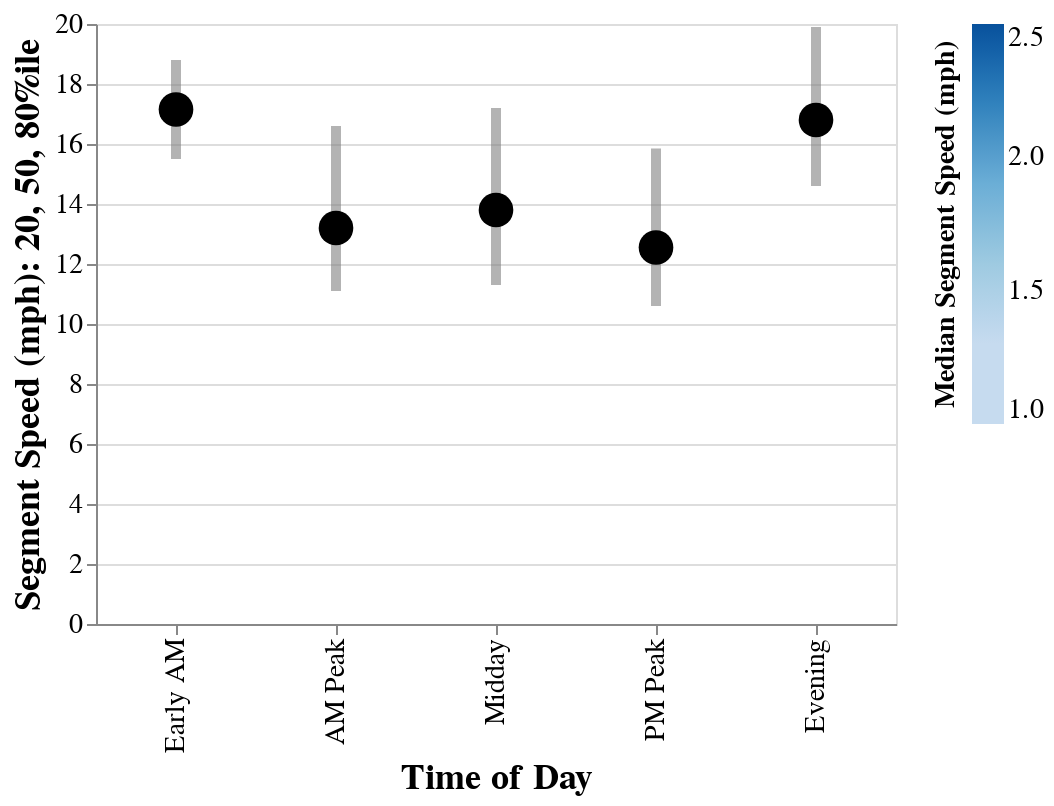

The notebook cell this image was saved under:
### Code cell
speedmap_utils.chart_speeds_by_time_period(speedmap_segs)

### Figure 1 — Vega-Lite specification as saved in the notebook (floating-point values rounded to 4 significant figures)
{"config": {"view": {"continuousWidth": 300, "continuousHeight": 300}, "axis": {"labelFontSize": 14, "titleFontSize": 18}, "legend": {"labelFontSize": 14, "labelOffset": 100, "titleFontSize": 14, "titleLimit": 250, "titleOrient": "left"}}, "layer": [{"mark": {"type": "errorbar", "color": "gray", "opacity": 0.6, "thickness": 5}, "encoding": {"tooltip": [{"field": "p20_mph", "title": "p20 mph", "type": "quantitative"}, {"field": "p50_mph", "title": "p50 mph", "type": "quantitative"}, {"field": "p80_mph", "title": "p80 mph", "type": "quantitative"}], "x": {"field": "time_of_day", "sort": ["Early AM", "AM Peak", "Midday", "PM Peak", "Evening", "Owl"], "type": "nominal"}, "y": {"field": "p50_mph", "title": "Segment Speed (mph): 20, 50, 80%ile", "type": "quantitative"}, "yError": {"field": "p50 - p20"}, "yError2": {"field": "p80 - p50"}}}, {"mark": {"type": "point", "filled": true, "opacity": 1, "size": 300}, "encoding": {"color": {"field": "p50_mph", "scale": {"domain": [1.0, 1.3, 1.6, 1.9, 2.2, 2.5], "range": ["#c6dbef", "#c6dbef", "#9ecae1", "#6baed6", "#3182bd", "#08519c"]}, "title": "Median Segment Speed (mph)", "type": "quantitative"}, "tooltip": [{"field": "p50_mph", "title": "p50 mph", "type": "quantitative"}], "x": {"field": "time_of_day", "sort": ["Early AM", "AM Peak", "Midday", "PM Peak", "Evening", "Owl"], "title": "Time of Day", "type": "nominal"}, "y": {"field": "p50_mph", "type": "quantitative"}}}], "data": {"name": "data-f9f7e198f598dcfa55ff14eb053f9818"}, "width": 400, "$schema": "https://vega.github.io/schema/vega-lite/v5.17.0.json", "datasets": {"data-f9f7e198f598dcfa55ff14eb053f9818": [{"time_of_day": "AM Peak", "p50_mph": 13.2, "p20_mph": 11.1, "p80_mph": 16.6, "p50 - p20": -2.1, "p80 - p50": 3.4}, {"time_of_day": "Early AM", "p50_mph": 17.15, "p20_mph": 15.5, "p80_mph": 18.8, "p50 - p20": -1.65, "p80 - p50": 1.65}, {"time_of_day": "Evening", "p50_mph": 16.8, "p20_mph": 14.6, "p80_mph": 19.9, "p50 - p20": -2.2, "p80 - p50": 3.1}, {"time_of_day": "Midday", "p50_mph": 13.8, "p20_mph": 11.3, "p80_mph": 17.2, "p50 - p20": -2.5, "p80 - p50": 3.4}, {"time_of_day": "PM Peak", "p50_mph": 12.55, "p20_mph": 10.6, "p80_mph": 15.85, "p50 - p20": -1.95, "p80 - p50": 3.3}]}}
